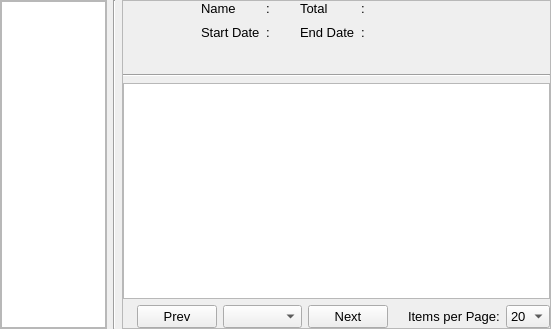
<?xml version="1.0" encoding="UTF-8"?>
<ui version="4.0">
 <class>RecordsWidget</class>
 <widget class="QWidget" name="RecordsWidget">
  <property name="geometry">
   <rect>
    <x>0</x>
    <y>0</y>
    <width>551</width>
    <height>329</height>
   </rect>
  </property>
  <property name="windowTitle">
   <string>Form</string>
  </property>
  <layout class="QHBoxLayout" name="horizontalLayout_2" stretch="1,0,4">
   <property name="leftMargin">
    <number>0</number>
   </property>
   <property name="topMargin">
    <number>0</number>
   </property>
   <property name="rightMargin">
    <number>0</number>
   </property>
   <property name="bottomMargin">
    <number>0</number>
   </property>
   <item>
    <widget class="QFrame" name="frame">
     <property name="frameShape">
      <enum>QFrame::StyledPanel</enum>
     </property>
     <property name="frameShadow">
      <enum>QFrame::Raised</enum>
     </property>
     <layout class="QVBoxLayout" name="verticalLayout">
      <property name="spacing">
       <number>0</number>
      </property>
      <property name="leftMargin">
       <number>0</number>
      </property>
      <property name="topMargin">
       <number>0</number>
      </property>
      <property name="rightMargin">
       <number>0</number>
      </property>
      <property name="bottomMargin">
       <number>0</number>
      </property>
      <item>
       <widget class="QListWidget" name="friendsList">
        <property name="font">
         <font>
          <family>Segoe UI</family>
          <pointsize>10</pointsize>
         </font>
        </property>
        <property name="horizontalScrollBarPolicy">
         <enum>Qt::ScrollBarAlwaysOff</enum>
        </property>
        <property name="editTriggers">
         <set>QAbstractItemView::NoEditTriggers</set>
        </property>
        <property name="verticalScrollMode">
         <enum>QAbstractItemView::ScrollPerPixel</enum>
        </property>
        <property name="horizontalScrollMode">
         <enum>QAbstractItemView::ScrollPerPixel</enum>
        </property>
       </widget>
      </item>
     </layout>
    </widget>
   </item>
   <item>
    <widget class="Line" name="line_2">
     <property name="orientation">
      <enum>Qt::Vertical</enum>
     </property>
    </widget>
   </item>
   <item>
    <widget class="QFrame" name="frame_2">
     <property name="frameShape">
      <enum>QFrame::StyledPanel</enum>
     </property>
     <property name="frameShadow">
      <enum>QFrame::Raised</enum>
     </property>
     <layout class="QVBoxLayout" name="verticalLayout_2">
      <property name="spacing">
       <number>6</number>
      </property>
      <property name="leftMargin">
       <number>0</number>
      </property>
      <property name="topMargin">
       <number>0</number>
      </property>
      <property name="rightMargin">
       <number>0</number>
      </property>
      <property name="bottomMargin">
       <number>0</number>
      </property>
      <item>
       <layout class="QGridLayout" name="gridLayout">
        <item row="1" column="4">
         <widget class="QLabel" name="friendStartDate">
          <property name="font">
           <font>
            <family>Segoe UI</family>
            <pointsize>10</pointsize>
           </font>
          </property>
          <property name="text">
           <string/>
          </property>
         </widget>
        </item>
        <item row="1" column="2">
         <widget class="QLabel" name="label_7">
          <property name="sizePolicy">
           <sizepolicy hsizetype="Fixed" vsizetype="Preferred">
            <horstretch>0</horstretch>
            <verstretch>0</verstretch>
           </sizepolicy>
          </property>
          <property name="font">
           <font>
            <family>Segoe UI</family>
            <pointsize>10</pointsize>
           </font>
          </property>
          <property name="text">
           <string>Start Date</string>
          </property>
         </widget>
        </item>
        <item row="0" column="4">
         <widget class="QLabel" name="friendName">
          <property name="font">
           <font>
            <family>Segoe UI</family>
            <pointsize>10</pointsize>
           </font>
          </property>
          <property name="text">
           <string/>
          </property>
         </widget>
        </item>
        <item row="1" column="8">
         <widget class="QLabel" name="friendEndDate">
          <property name="font">
           <font>
            <family>Segoe UI</family>
            <pointsize>10</pointsize>
           </font>
          </property>
          <property name="text">
           <string/>
          </property>
         </widget>
        </item>
        <item row="2" column="8">
         <widget class="QLabel" name="label_26">
          <property name="text">
           <string/>
          </property>
         </widget>
        </item>
        <item row="0" column="8">
         <widget class="QLabel" name="friendTotal">
          <property name="font">
           <font>
            <family>Segoe UI</family>
            <pointsize>10</pointsize>
           </font>
          </property>
          <property name="text">
           <string/>
          </property>
         </widget>
        </item>
        <item row="1" column="6">
         <widget class="QLabel" name="label_16">
          <property name="sizePolicy">
           <sizepolicy hsizetype="Fixed" vsizetype="Preferred">
            <horstretch>0</horstretch>
            <verstretch>0</verstretch>
           </sizepolicy>
          </property>
          <property name="font">
           <font>
            <family>Segoe UI</family>
            <pointsize>10</pointsize>
           </font>
          </property>
          <property name="text">
           <string>End Date</string>
          </property>
         </widget>
        </item>
        <item row="0" column="3">
         <widget class="QLabel" name="label_18">
          <property name="sizePolicy">
           <sizepolicy hsizetype="Fixed" vsizetype="Preferred">
            <horstretch>0</horstretch>
            <verstretch>0</verstretch>
           </sizepolicy>
          </property>
          <property name="font">
           <font>
            <family>Segoe UI</family>
            <pointsize>10</pointsize>
           </font>
          </property>
          <property name="text">
           <string>:</string>
          </property>
         </widget>
        </item>
        <item row="1" column="7">
         <widget class="QLabel" name="label_20">
          <property name="sizePolicy">
           <sizepolicy hsizetype="Fixed" vsizetype="Preferred">
            <horstretch>0</horstretch>
            <verstretch>0</verstretch>
           </sizepolicy>
          </property>
          <property name="font">
           <font>
            <family>Segoe UI</family>
            <pointsize>10</pointsize>
           </font>
          </property>
          <property name="text">
           <string>:</string>
          </property>
         </widget>
        </item>
        <item row="0" column="7">
         <widget class="QLabel" name="label_23">
          <property name="sizePolicy">
           <sizepolicy hsizetype="Fixed" vsizetype="Preferred">
            <horstretch>0</horstretch>
            <verstretch>0</verstretch>
           </sizepolicy>
          </property>
          <property name="font">
           <font>
            <family>Segoe UI</family>
            <pointsize>10</pointsize>
           </font>
          </property>
          <property name="text">
           <string>:</string>
          </property>
         </widget>
        </item>
        <item row="0" column="0" rowspan="4">
         <widget class="QLabel" name="friendImage">
          <property name="sizePolicy">
           <sizepolicy hsizetype="Fixed" vsizetype="Fixed">
            <horstretch>0</horstretch>
            <verstretch>0</verstretch>
           </sizepolicy>
          </property>
          <property name="minimumSize">
           <size>
            <width>62</width>
            <height>62</height>
           </size>
          </property>
          <property name="maximumSize">
           <size>
            <width>62</width>
            <height>62</height>
           </size>
          </property>
          <property name="text">
           <string/>
          </property>
          <property name="pixmap">
           <pixmap resource="resources.qrc">:/icon/icons/DefaultProfileHead@2x.png</pixmap>
          </property>
          <property name="scaledContents">
           <bool>true</bool>
          </property>
         </widget>
        </item>
        <item row="1" column="1">
         <spacer name="horizontalSpacer_3">
          <property name="orientation">
           <enum>Qt::Horizontal</enum>
          </property>
          <property name="sizeType">
           <enum>QSizePolicy::Fixed</enum>
          </property>
          <property name="sizeHint" stdset="0">
           <size>
            <width>10</width>
            <height>20</height>
           </size>
          </property>
         </spacer>
        </item>
        <item row="0" column="6">
         <widget class="QLabel" name="label_4">
          <property name="font">
           <font>
            <family>Segoe UI</family>
            <pointsize>10</pointsize>
           </font>
          </property>
          <property name="text">
           <string>Total</string>
          </property>
         </widget>
        </item>
        <item row="1" column="9">
         <spacer name="horizontalSpacer_4">
          <property name="orientation">
           <enum>Qt::Horizontal</enum>
          </property>
          <property name="sizeHint" stdset="0">
           <size>
            <width>40</width>
            <height>20</height>
           </size>
          </property>
         </spacer>
        </item>
        <item row="1" column="3">
         <widget class="QLabel" name="label_19">
          <property name="font">
           <font>
            <family>Segoe UI</family>
            <pointsize>10</pointsize>
           </font>
          </property>
          <property name="text">
           <string>:</string>
          </property>
         </widget>
        </item>
        <item row="0" column="2">
         <widget class="QLabel" name="label_9">
          <property name="font">
           <font>
            <family>Segoe UI</family>
            <pointsize>10</pointsize>
           </font>
          </property>
          <property name="text">
           <string>Name</string>
          </property>
         </widget>
        </item>
        <item row="1" column="5">
         <spacer name="horizontalSpacer_5">
          <property name="orientation">
           <enum>Qt::Horizontal</enum>
          </property>
          <property name="sizeType">
           <enum>QSizePolicy::Fixed</enum>
          </property>
          <property name="sizeHint" stdset="0">
           <size>
            <width>10</width>
            <height>20</height>
           </size>
          </property>
         </spacer>
        </item>
       </layout>
      </item>
      <item>
       <widget class="Line" name="line">
        <property name="orientation">
         <enum>Qt::Horizontal</enum>
        </property>
       </widget>
      </item>
      <item>
       <widget class="QTableView" name="recordsTable">
        <property name="sizePolicy">
         <sizepolicy hsizetype="Expanding" vsizetype="Expanding">
          <horstretch>0</horstretch>
          <verstretch>0</verstretch>
         </sizepolicy>
        </property>
        <property name="font">
         <font>
          <family>Segoe UI</family>
          <pointsize>10</pointsize>
         </font>
        </property>
        <property name="editTriggers">
         <set>QAbstractItemView::NoEditTriggers</set>
        </property>
        <property name="selectionMode">
         <enum>QAbstractItemView::NoSelection</enum>
        </property>
        <property name="selectionBehavior">
         <enum>QAbstractItemView::SelectRows</enum>
        </property>
        <property name="verticalScrollMode">
         <enum>QAbstractItemView::ScrollPerPixel</enum>
        </property>
        <property name="horizontalScrollMode">
         <enum>QAbstractItemView::ScrollPerPixel</enum>
        </property>
        <attribute name="horizontalHeaderCascadingSectionResizes">
         <bool>true</bool>
        </attribute>
       </widget>
      </item>
      <item>
       <layout class="QHBoxLayout" name="horizontalLayout">
        <item>
         <spacer name="horizontalSpacer">
          <property name="orientation">
           <enum>Qt::Horizontal</enum>
          </property>
          <property name="sizeHint" stdset="0">
           <size>
            <width>40</width>
            <height>20</height>
           </size>
          </property>
         </spacer>
        </item>
        <item>
         <widget class="QPushButton" name="prevBtn">
          <property name="font">
           <font>
            <family>Segoe UI</family>
            <pointsize>10</pointsize>
           </font>
          </property>
          <property name="text">
           <string>Prev</string>
          </property>
         </widget>
        </item>
        <item>
         <widget class="QComboBox" name="pageNums">
          <property name="sizePolicy">
           <sizepolicy hsizetype="Fixed" vsizetype="Fixed">
            <horstretch>0</horstretch>
            <verstretch>0</verstretch>
           </sizepolicy>
          </property>
          <property name="font">
           <font>
            <family>Segoe UI</family>
            <pointsize>10</pointsize>
           </font>
          </property>
         </widget>
        </item>
        <item>
         <widget class="QPushButton" name="nextBtn">
          <property name="font">
           <font>
            <family>Segoe UI</family>
            <pointsize>10</pointsize>
           </font>
          </property>
          <property name="text">
           <string>Next</string>
          </property>
         </widget>
        </item>
        <item>
         <spacer name="horizontalSpacer_2">
          <property name="orientation">
           <enum>Qt::Horizontal</enum>
          </property>
          <property name="sizeHint" stdset="0">
           <size>
            <width>40</width>
            <height>20</height>
           </size>
          </property>
         </spacer>
        </item>
        <item>
         <widget class="QLabel" name="label">
          <property name="sizePolicy">
           <sizepolicy hsizetype="Fixed" vsizetype="Preferred">
            <horstretch>0</horstretch>
            <verstretch>0</verstretch>
           </sizepolicy>
          </property>
          <property name="font">
           <font>
            <family>Segoe UI</family>
            <pointsize>10</pointsize>
           </font>
          </property>
          <property name="text">
           <string>Items per Page:</string>
          </property>
         </widget>
        </item>
        <item>
         <widget class="QComboBox" name="itemsPerPage">
          <property name="sizePolicy">
           <sizepolicy hsizetype="Fixed" vsizetype="Fixed">
            <horstretch>0</horstretch>
            <verstretch>0</verstretch>
           </sizepolicy>
          </property>
          <property name="font">
           <font>
            <family>Segoe UI</family>
            <pointsize>10</pointsize>
           </font>
          </property>
          <item>
           <property name="text">
            <string>20</string>
           </property>
          </item>
          <item>
           <property name="text">
            <string>30</string>
           </property>
          </item>
          <item>
           <property name="text">
            <string>50</string>
           </property>
          </item>
         </widget>
        </item>
       </layout>
      </item>
     </layout>
    </widget>
   </item>
  </layout>
 </widget>
 <resources>
  <include location="resources.qrc"/>
 </resources>
 <connections/>
</ui>
